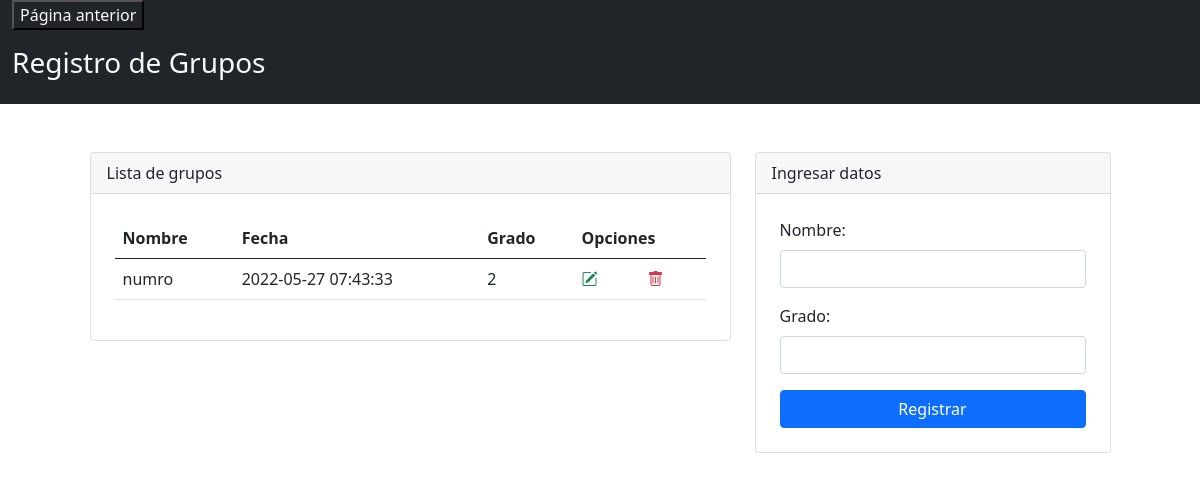
Page /admin/grupos/grupos.php on the earlier database version.
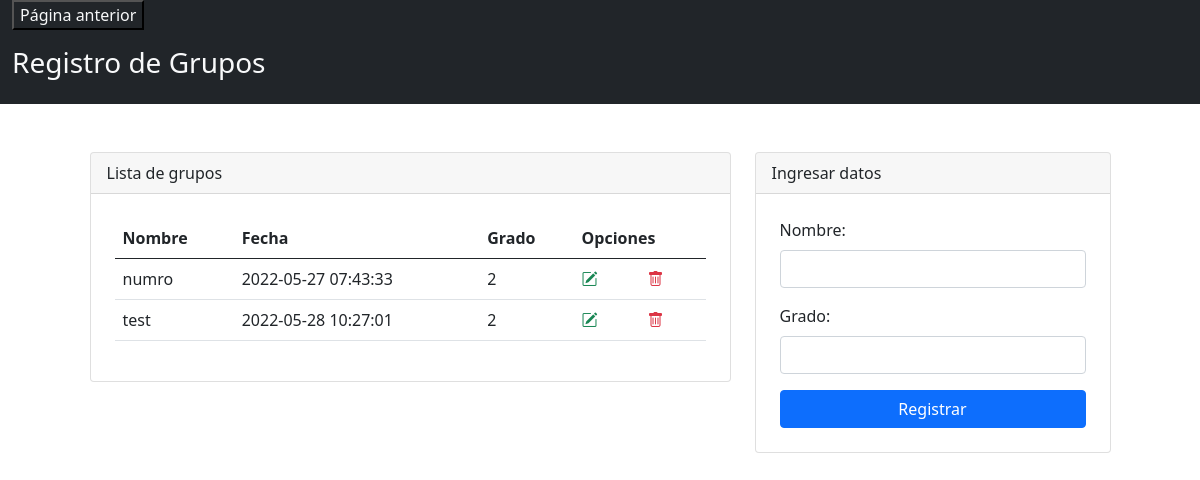
Same page on the later database version.
### tables this page shows
CREATE TABLE `grupo` (
  `id` int(11) NOT NULL,
  `nombre` varchar(100) NOT NULL,
  `fecha` timestamp NOT NULL DEFAULT current_timestamp() ON UPDATE current_timestamp(),
  `grado` int(11) NOT NULL,
  `activo` int(11) NOT NULL
);

### admin/grupos/grupos.php (the view, shortened to what this page needs)
<?php
    include("../../config/db.php");
    ?>
<!DOCTYPE html>
<html lang="es">
<head>
    <link rel="stylesheet" href="https://cdn.jsdelivr.net/npm/bootstrap@5.0.2/dist/css/bootstrap.min.css">
    <link rel="stylesheet" href="https://cdn.jsdelivr.net/npm/bootstrap-icons@1.5.0/font/bootstrap-icons.css">
</head>
<body>
    <?php
    $query = "SELECT * from grupo where activo='1'";
    $grupos = mysqli_query($connection, $query);
    ?>
<div class="container-fluid  text-light bg-dark">
    <div>
    <td>
<a href="../dashboard.php" ><input type="button" class="text-light bg-dark" value="Página anterior"></a>
    </div>
    <div class = "row">
            <div class="col-md">
                <header class="py-3">
                    <h3>Registro de Grupos</h3>
                </header>
            </div>
    </div>
</div>
<div class="container mt-5">
    <div class="row justify-content-center">
        <div class="col-md-7">
            <div class="card">
                <div class="card-header">
                    Lista de grupos
                </div>
                <div class="p-4">
                    <table class="table align-middle">
                        <thead>
                            <tr>
                                <th scope="col">Nombre</th>
                                <th scope="col">Fecha</th>
                                <th scope="col">Grado</th>
                                <th scope="col" colspan="2">Opciones</th>
                            </tr>
                        </thead>
                        <tbody>
                        <?php
                                foreach ($grupos as $dato) {
                            ?>
                            <tr>
                                <td><?php echo $dato['nombre']; ?></td>
                                <td><?php echo $dato['fecha']; ?></td>
                                <td><?php echo $dato['grado']; ?></td>
                                <td><a class="text-success" href="editar.php?codigo=<?php echo $dato['id']; ?>"><i class="bi bi-pencil-square"></i></a></td>
                                <td><a class="text-danger" href="./delete.php?id=<?php echo $dato['id']; ?>"><i class="bi bi-trash"></i></a></td>
                            </tr>
                            <?php
                                }
                            ?>
                        </tbody>
                    </table>
                </div>
            </div>
        </div>
        <div class="col-md-4">
            <div class="card">
                <div class="card-header">
                    Ingresar datos
                </div>
                <form class="p-4" method="POST" action="registrar.php">
                    <div class="mb-3">
                        <label class="form-label">Nombre: </label>
                        <input type="text" class="form-control" name="txtNombre" autofocus required>
                    </div>
                    <div class="mb-3">
                        <label class="form-label">Grado: </label>
                        <input type="number" min="1" class="form-control" name="txtGrado" autofocus required>
                    </div>
                    <div class="d-grid">
                        <input type="submit" class="btn btn-primary" value="Registrar">
                    </div>
                </form>
            </div>
        </div>
    </div>
</div>
</body>
</html>

Differences in the rows shown:
added grupo: nombre "test", fecha "2022-05-28 10:27:01", grado "2"
